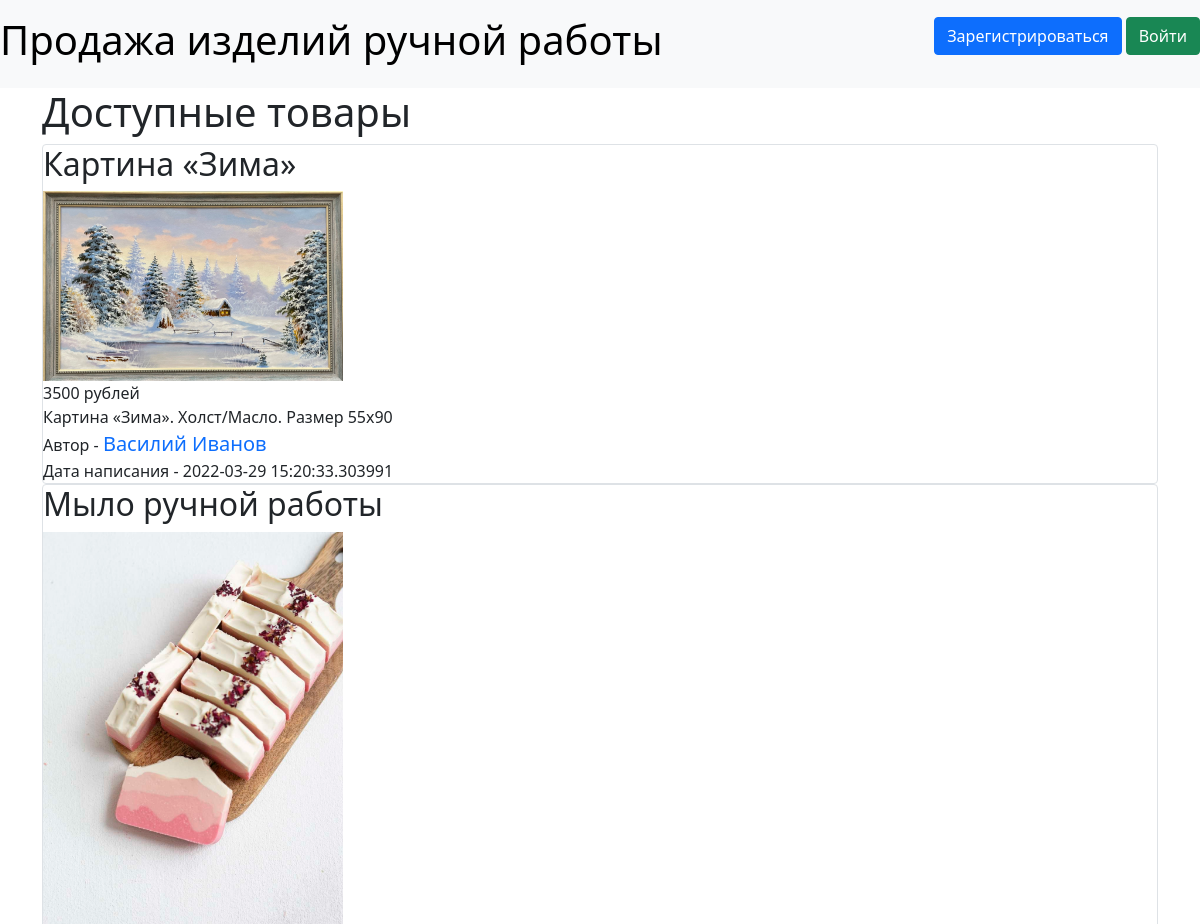
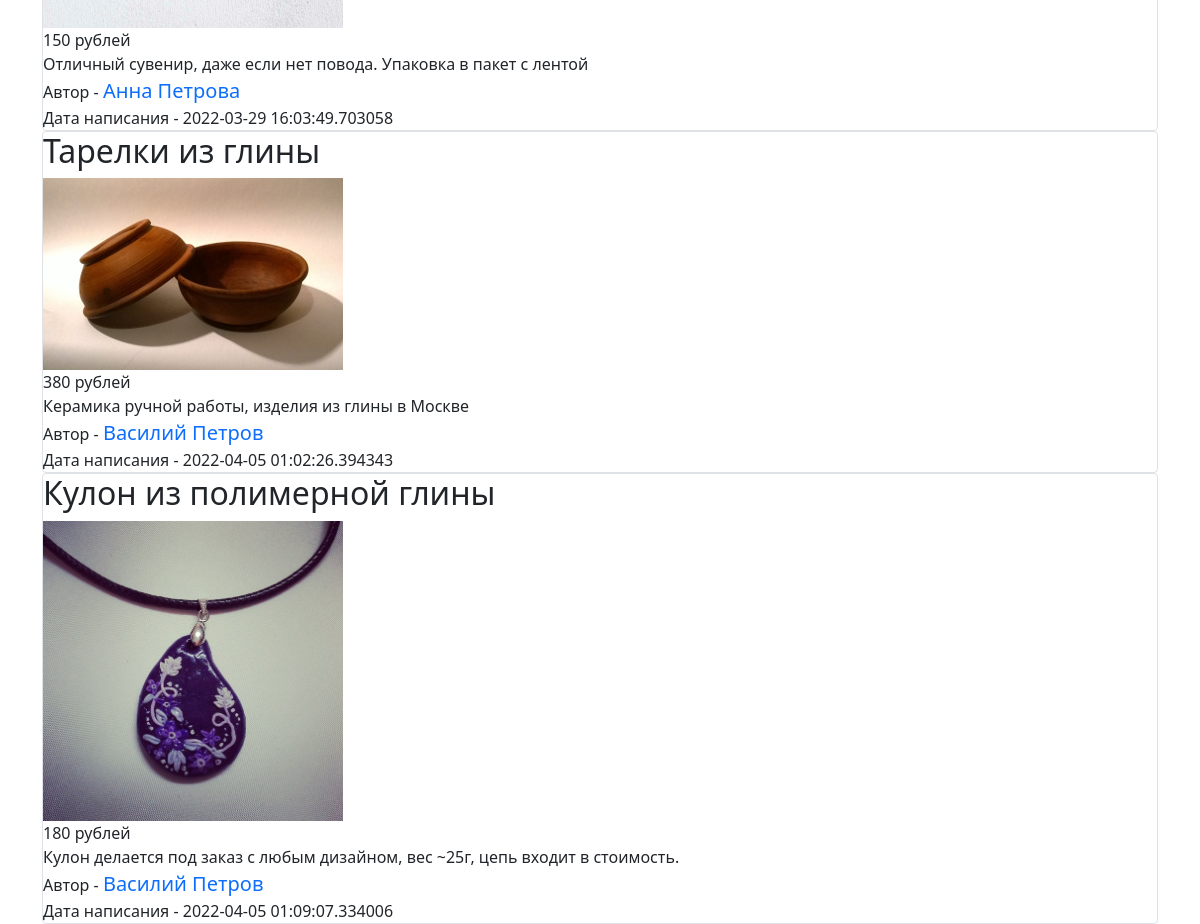
The page / on the database its author committed (2 pictures, top to bottom).
### data/ads.py (models this page shows)
class Ad(SqlAlchemyBase):
    __tablename__ = 'ads'
    id = sqlalchemy.Column(sqlalchemy.Integer,
                           primary_key=True, autoincrement=True)
    user_id = sqlalchemy.Column(sqlalchemy.Integer,
                                sqlalchemy.ForeignKey("users.id"))
    title = sqlalchemy.Column(sqlalchemy.String, nullable=True)
    content = sqlalchemy.Column(sqlalchemy.String, nullable=True)
    price = sqlalchemy.Column(sqlalchemy.Integer, nullable=True)
    filename = sqlalchemy.Column(sqlalchemy.String, nullable=True)
    created_date = sqlalchemy.Column(sqlalchemy.DateTime,
                                     default=datetime.datetime.now)
    is_sold = sqlalchemy.Column(sqlalchemy.Boolean, default=False)
    user = orm.relation('User')

### data/users.py (models this page shows, shortened)
class User(SqlAlchemyBase, UserMixin):
    __tablename__ = 'users'
    id = sqlalchemy.Column(sqlalchemy.Integer,
                           primary_key=True, autoincrement=True)
    name = sqlalchemy.Column(sqlalchemy.String, nullable=True)
    surname = sqlalchemy.Column(sqlalchemy.String, nullable=True)
    patronymic = sqlalchemy.Column(sqlalchemy.String, nullable=True)
    city = sqlalchemy.Column(sqlalchemy.String, nullable=True)
    age = sqlalchemy.Column(sqlalchemy.Integer, nullable=True)
    email = sqlalchemy.Column(sqlalchemy.String,
                              index=True, unique=True, nullable=True)
    about = sqlalchemy.Column(sqlalchemy.String, nullable=True)
    hashed_password = sqlalchemy.Column(sqlalchemy.String, nullable=True)
    created_date = sqlalchemy.Column(sqlalchemy.DateTime,
                                     default=datetime.datetime.now)
    ads = orm.relation("Ad", back_populates='user')

### main.py (the view)
@app.route("/")
def index():
    db_sess = db_session.create_session()
    ads = db_sess.query(Ad).filter(Ad.is_sold == 0)
    return render_template("index.html", ads=ads,
                           title="Продажа изделий ручной работы")

### data/db_session.py (called while the page is built)
def create_session() -> Session:
    global __factory
    return __factory()

### templates/index.html (shortened to what this page needs)
{% extends "base.html" %}
{% block content %}
<h1>Доступные товары</h1>
{% for item in ads%}
<div class="col-md6 border rounded">
    <h2>{{item.title}}</h2>
    <div>
        <img src="../static/img/{{item.filename}}"
             alt="Изображение товара" width="300"><br>
        {{item.price}} рублей<br>
        {{item.content}}
    </div>
    <div>
        Автор - <a class="navbar-brand"
                   href="/user/{{item.user.id}}">
        {{item.user.name}} {{item.user.surname}}</a><br>
        Дата написания - {{item.created_date}}
    </div>
</div>
{% endfor %}
{% endblock %}

### templates/base.html (shortened to what this page needs)
<!doctype html>
<html lang="en">
<head>
    <link href="https://cdn.jsdelivr.net/npm/bootstrap@5.1.3/dist/css/bootstrap.min.css"
          rel="stylesheet"
>
    <link rel="stylesheet" type="text/css" href={{css}}/>
</head>
<body>
<header>
    <nav class="navbar navbar-light bg-light">
        <span class="navbar-text h1" style="color:black">Продажа изделий ручной работы</span>
        {% if current_user.is_authenticated %}
            <a class="navbar-brand" href="/logout">
                {{ current_user.name }} {{ current_user.surname }}</a>
        {% else %}
            <p>
                <a class="btn btn-primary "
                   href="/register">Зарегистрироваться</a>
                <a class="btn btn-success" href="/login">Войти</a>
            </p>
        {% endif %}
    </nav>
</header>
<main role="main" class="container">
    {% block content %}{% endblock %}
</main>
</body>
</html>

### rows shown on the page
Ad: title "Картина «Зима»", filename (picture), price "3500", content "Картина «Зима». Холст/Масло. Размер 55x90", user.name "Василий", user.surname "Иванов", created_date "2022-03-29 15:20:33.303991"
Ad: title "Мыло ручной работы", filename (picture), price "150", content "Отличный сувенир, даже если нет повода. Упаковка в пакет с лентой", user.name "Анна", user.surname "Петрова", created_date "2022-03-29 16:03:49.703058"
Ad: title "Тарелки из глины", filename (picture), price "380", content "Керамика ручной работы, изделия из глины в Москве", user.name "Василий", user.surname "Петров", created_date "2022-04-05 01:02:26.394343"
Ad: title "Кулон из полимерной глины", filename (picture), price "180", content "Кулон делается под заказ с любым дизайном, вес ~25г, цепь входит в стоимость.", user.name "Василий", user.surname "Петров", created_date "2022-04-05 01:09:07.334006"
